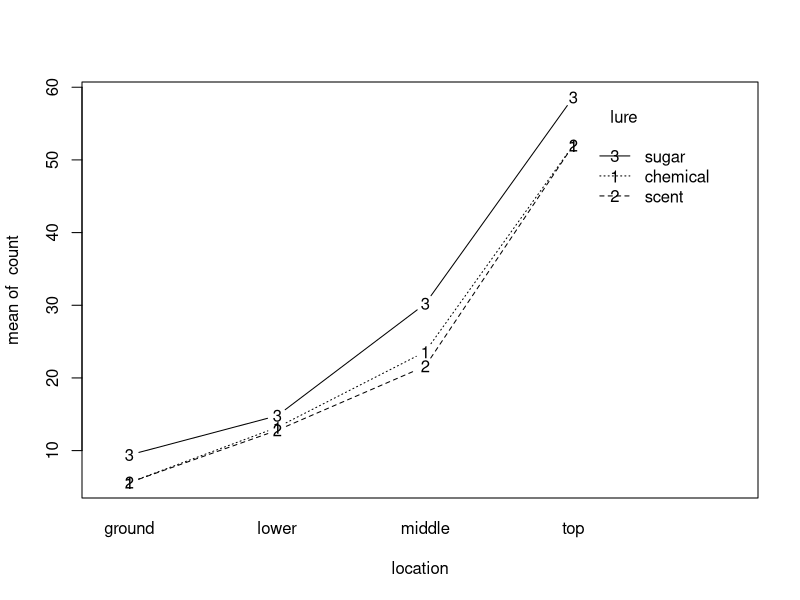

Source code (R):
## ---- chunk 1
#Importing the libraries
library(rstatix)
library(knitr)
library(readxl)
library(emmeans)
## ---- chunk 2
#Since we only need to find the difference in the starup costs between different businesses we will use one- way ANOVA
first <- read_excel("A3.1-BusinessStartups.xlsx")
first_df <- as.data.frame(first)
## ---- chunk 3
#just like with the t-test, we need to understand how our data is grouped
category.grouping <- group_by(first, business)
get_summary_stats(category.grouping, startup_costs, type = "mean_sd")
## ---- chunk 4
identify_outliers(category.grouping, startup_costs)
#yay! there are no extreme outliers in the sample
## ---- chunk 5
# Shapiro-wilk test to check the normality of our data
# we test for normality within the differences distribution
#if p is > .05, the distribution is normal
shapiro_test(category.grouping, startup_costs)
#yay! Differences are normally distributed
#we DON’T need to test homogeneity of variances, since we’re
#only evaluating ONE field – the differences column!
## ---- chunk 6
#we’re not done testing yet!
#finally, we need to test for homogeneity of variance
#the ~ operator is a model separator:
#what’s on the right of the ~ influences what’s on the left
#if p is > .05, variances are homogenous
levene_test(first_df, startup_costs ~ business)
#hooray! Levene says our variances are homogenous!
## ---- chunk 7
#let’s run that ANOVA!
anova_test(first_df, startup_costs ~ business)
#here’s a map on how to interpret this:
#Effect = grouping variable (in this case treatment)
#DFn = degrees of freedom for your groups (k – 1)
#DFd = degrees of freedom for your sample (n – k)
#F = your actual ANOVA ratio!
#p = your significance statistic
#p<.05 = how significant is your p in stars?
#ges = generalized eta square (effect size!)
## ---- chunk 8
#we found significance, so we need to run a post hoc!
#let’s run a Tukey! it works like the one you ran for chi-square last time
tukey_hsd(first_df, startup_costs ~ business)
#in this case, it’s between bakery and pets
#you’ll see that the means for bakery and pets are 11 and 16 respectively
#the pets mean is significantly greater than the bakery mean!
## ---- chunk 9
#Since we only need to find the interaction effect we will use two-way ANOVA.
second <- read_excel("A3.2-MothLures.xlsx")
second_df <- as.data.frame(second)
## ---- chunk 10
count.grouping <- group_by(second_df, lure, location)
get_summary_stats(count.grouping, count, type = "mean_sd")
## ---- chunk 11
identify_outliers(count.grouping, count)
## ---- chunk 12
shapiro_test(count.grouping, count)
## ---- chunk 13
levene_test(second_df, count ~ lure*location)
## ---- chunk 14
with(second_df,interaction.plot(response = count,x.factor = location, trace.factor = lure, type = "b"))
## ---- chunk 15
anova_test(second_df, count ~ lure*location)
## ---- chunk 16
#we found significance in the previous anova test, so we need to run a post hoc!
#but our model is too complex for a Tukey, oh no!
#let’s create a linear model of our complex effect using the lm function
three_model <- lm(count ~ lure*location, data = second_df)
#this model has error. we can feed this error into a ONE-way ANOVA of a simpler effect!
## ---- chunk 17
lure.grouping <- group_by(second_df, lure)
anova_test(lure.grouping, count~location, error = three_model)
#we used the error of the complex model to peer inside the interaction effect!
#there is a significant difference in mean moth catch count between chemical, scent and sugar lure for every location type
## ---- chunk 18
#we’re still not done! we don’t yet know WHERE the differences lie!
#we need to run pairwise comparisons to get at this detail
#the rstatix package has a function to help with this, but needs another package to work
emmeans_test(lure.grouping, count ~ location, p.adjust.method = "bonferroni")
#that was WAY easier than having to figure these out by hand
#the function goes through ALL possible combinations and finds the significant ones!
#these ones were all significant
## ---- chunk 19
#Lets import the data first
fourth <- read_excel("A3.3-TrickOrTreat.xlsx")
fourth_df <- as.data.frame(fourth)
## ---- chunk 20
# let's get some summary stats for the grouped data
get_summary_stats(fourth_df, trickOrTreaters, type = "mean_sd")
## ---- chunk 21
identify_outliers(fourth_df, trickOrTreaters)
# yayyyy!!! there are no outliers found in this data
## ---- chunk 22
# let's create the linear regression model to check if temperature has any impact on costumed trickOrTreaters
four.model <- lm(trickOrTreaters ~ Temperature.C, data = fourth_df)
summary(four.model)
